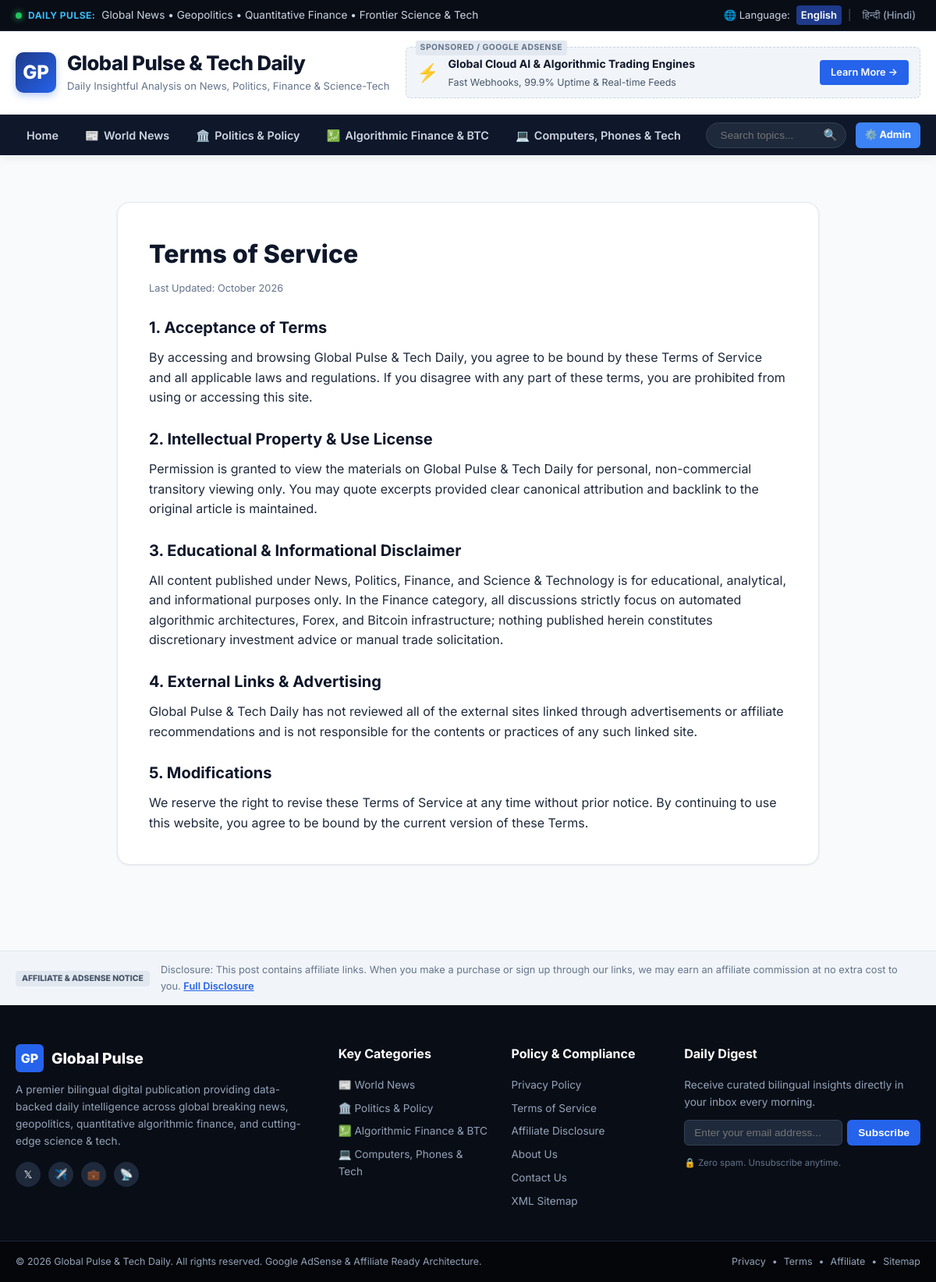
Screenshot of /terms with the database file from the repository.
### tables this page shows
CREATE TABLE settings (
            key TEXT PRIMARY KEY,
            value TEXT
        );

### app.py (the view)
@app.route('/terms')
def terms():
    return render_template('pages/terms.html')

### app.py (called while the page is built)
@app.context_processor
def inject_globals():
    lang = request.args.get('lang') or request.cookies.get('site_lang', 'en')
    settings = get_settings()
    return dict(
        lang=lang,
        settings=settings,
        categories=CATEGORY_META,
        current_year=datetime.now().year
    )

### database.py (called while the page is built)
def get_db():
    conn = sqlite3.connect(DB_PATH)
    conn.row_factory = sqlite3.Row
    return conn

def get_settings():
    conn = get_db()
    cursor = conn.cursor()
    cursor.execute("SELECT key, value FROM settings")
    rows = cursor.fetchall()
    conn.close()
    return {row['key']: row['value'] for row in rows}

### templates/pages/terms.html (shortened to what this page needs)
{% extends "base.html" %}
{% block content %}
<div class="container static-page-container">
    <div class="static-content-card">
        <h1>Terms of Service</h1>
        <p class="last-updated">Last Updated: October 2026</p>
        <h2>1. Acceptance of Terms</h2>
        <p>By accessing and browsing {{ settings.site_title_en }}, you agree to be bound by these Terms of Service and all applicable laws and regulations. If you disagree with any part of these terms, you are prohibited from using or accessing this site.</p>
        <h2>2. Intellectual Property & Use License</h2>
        <p>Permission is granted to view the materials on {{ settings.site_title_en }} for personal, non-commercial transitory viewing only. You may quote excerpts provided clear canonical attribution and backlink to the original article is maintained.</p>
        <h2>3. Educational & Informational Disclaimer</h2>
        <p>All content published under News, Politics, Finance, and Science & Technology is for educational, analytical, and informational purposes only. In the Finance category, all discussions strictly focus on automated algorithmic architectures, Forex, and Bitcoin infrastructure; nothing published herein constitutes discretionary investment advice or manual trade solicitation.</p>
        <h2>4. External Links & Advertising</h2>
        <p>{{ settings.site_title_en }} has not reviewed all of the external sites linked through advertisements or affiliate recommendations and is not responsible for the contents or practices of any such linked site.</p>
        <h2>5. Modifications</h2>
        <p>We reserve the right to revise these Terms of Service at any time without prior notice. By continuing to use this website, you agree to be bound by the current version of these Terms.</p>
    </div>
</div>
{% endblock %}

### templates/base.html (shortened to what this page needs)
<!DOCTYPE html>
<html lang="{{ lang }}">
<head>
    <link rel="stylesheet" href="{{ url_for('static', filename='css/style.css') }}">
</head>
<body class="lang-{{ lang }}">
    <header class="top-ticker-bar">
        <div class="container top-bar-inner">
            <div class="ticker-left">
                <span class="live-pulse-dot"></span>
                <span class="ticker-label">
                    {% if lang == 'hi' %}दैनिक अपडेट्स:{% else %}Daily Pulse:{% endif %}
                </span>
                <span class="ticker-text">
                    {% if lang == 'hi' %}
                    समाचार • राजनीति • वित्तीय ऑटोमेशन • विज्ञान एवं प्रौद्योगिकी की ताज़ा ख़बरें
                    {% else %}
                    Global News • Geopolitics • Quantitative Finance • Frontier Science & Tech
                    {% endif %}
                </span>
            </div>
            <div class="ticker-right">
                <div class="lang-selector-group">
                    <span class="lang-lbl">🌐 Language:</span>
                    <a href="{{ url_for('set_language', lang_code='en') }}" class="lang-btn {% if lang == 'en' %}active{% endif %}">English</a>
                    <span class="lang-divider">|</span>
                    <a href="{{ url_for('set_language', lang_code='hi') }}" class="lang-btn {% if lang == 'hi' %}active{% endif %}">हिन्दी (Hindi)</a>
                </div>
            </div>
        </div>
    </header>
    <div class="header-main-area">
        <div class="container header-layout">
            <div class="site-branding">
                <a href="{{ url_for('home') }}" class="logo-link">
                    <div class="logo-badge">GP</div>
                    <div class="logo-text">
                        <h1 class="site-title">
                            {% if lang == 'hi' %}{{ settings.site_title_hi }}{% else %}{{ settings.site_title_en }}{% endif %}
                        </h1>
                        <p class="site-tagline">
                            {% if lang == 'hi' %}{{ settings.site_tagline_hi }}{% else %}{{ settings.site_tagline_en }}{% endif %}
                        </p>
                    </div>
                </a>
            </div>
            <div class="header-ad-slot">
                {% if settings.ads_enabled == '1' %}
                <div class="ad-banner-box leaderboard-banner">
                    <span class="ad-sponsored-tag">SPONSORED / GOOGLE ADSENSE</span>
                    <div class="ad-content-mock">
                        <div class="ad-mock-icon">⚡</div>
                        <div class="ad-mock-text">
                            <strong>Global Cloud AI & Algorithmic Trading Engines</strong>
                            <p>Fast Webhooks, 99.9% Uptime & Real-time Feeds</p>
                        </div>
                        <a href="{{ settings.default_affiliate_cta }}" target="_blank" rel="nofollow sponsored" class="ad-cta-btn">Learn More &rarr;</a>
                    </div>
                </div>
                {% endif %}
            </div>
        </div>
    </div>
    <nav class="main-navbar">
        <div class="container nav-container">
            <ul class="nav-links">
                <li><a href="{{ url_for('home') }}" class="nav-item {% if request.endpoint == 'home' %}active{% endif %}">
                    {% if lang == 'hi' %}होम{% else %}Home{% endif %}
                </a></li>
                {% for slug, cat in categories.items() %}
                <li>
                    <a href="{{ url_for('category_view', cat_slug=slug) }}" class="nav-item {% if cat_slug == slug %}active{% endif %}">
                        <span class="cat-icon">{{ cat.icon }}</span>
                        {% if lang == 'hi' %}{{ cat.name_hi }}{% else %}{{ cat.name_en }}{% endif %}
                    </a>
                </li>
                {% endfor %}
            </ul>
            <div class="nav-right-actions">
                <form action="{{ url_for('search') }}" method="GET" class="search-form">
                    <input type="text" name="q" placeholder="{% if lang == 'hi' %}खोजें...{% else %}Search topics...{% endif %}" value="{{ query|default('') }}" required>
                    <button type="submit" aria-label="Search">🔍</button>
                </form>
                <a href="{{ url_for('admin') }}" class="admin-quick-btn" title="Admin Portal & 1-Click Post Generator">⚙️ Admin</a>
            </div>
        </div>
    </nav>
    <main class="site-main">
        {% block content %}{% endblock %}
    </main>
    <aside class="affiliate-disclosure-strip">
        <div class="container disclosure-box">
            <span class="disclosure-badge">AFFILIATE & ADSENSE NOTICE</span>
            <p>
                {% if lang == 'hi' %}
                {{ settings.affiliate_disclosure_hi }}
                {% else %}
                {{ settings.affiliate_disclosure_en }}
                {% endif %}
                <a href="{{ url_for('affiliate_disclosure') }}" class="read-more-link">
                    {% if lang == 'hi' %}विस्तार से पढ़ें{% else %}Full Disclosure{% endif %}
                </a>
            </p>
        </div>
    </aside>
    <footer class="site-footer">
        <div class="container footer-grid">
            <div class="footer-col about-col">
                <div class="footer-logo">
                    <span class="footer-logo-badge">GP</span>
                    <span class="footer-logo-text">Global Pulse</span>
                </div>
                <p class="footer-desc">
                    {% if lang == 'hi' %}
                    एक अग्रणी द्विभाषी डिजिटल प्रकाशन जो समाचार, वैश्विक राजनीति, क्वांटिटेटिव वित्त और आधुनिक विज्ञान-प्रौद्योगिकी पर तथ्य-आधारित दैनिक विश्लेषण प्रदान करता है।
                    {% else %}
                    A premier bilingual digital publication providing data-backed daily intelligence across global breaking news, geopolitics, quantitative algorithmic finance, and cutting-edge science & tech.
                    {% endif %}
                </p>
                <div class="footer-socials">
                    <a href="#" class="social-icon" aria-label="Twitter">𝕏</a>
                    <a href="#" class="social-icon" aria-label="Telegram">✈️</a>
                    <a href="#" class="social-icon" aria-label="LinkedIn">💼</a>
                    <a href="{{ url_for('feed') }}" class="social-icon" aria-label="RSS Feed" title="RSS Feed">📡</a>
                </div>
            </div>
            <div class="footer-col">
                <h4 class="footer-heading">{% if lang == 'hi' %}प्रमुख श्रेणियां{% else %}Key Categories{% endif %}</h4>
                <ul class="footer-list">
                    {% for slug, cat in categories.items() %}
                    <li>
                        <a href="{{ url_for('category_view', cat_slug=slug) }}">
                            {{ cat.icon }} {% if lang == 'hi' %}{{ cat.name_hi }}{% else %}{{ cat.name_en }}{% endif %}
                        </a>
                    </li>
                    {% endfor %}
                </ul>
            </div>
            <div class="footer-col">
                <h4 class="footer-heading">{% if lang == 'hi' %}नीति एवं अनुपालन{% else %}Policy & Compliance{% endif %}</h4>
                <ul class="footer-list">
                    <li><a href="{{ url_for('privacy_policy') }}">{% if lang == 'hi' %}गोपनीयता नीति (Privacy Policy){% else %}Privacy Policy{% endif %}</a></li>
                    <li><a href="{{ url_for('terms') }}">{% if lang == 'hi' %}नियम और शर्तें (Terms of Service){% else %}Terms of Service{% endif %}</a></li>
                    <li><a href="{{ url_for('affiliate_disclosure') }}">{% if lang == 'hi' %}एफिलिएट प्रकटीकरण (Affiliate Disclosure){% else %}Affiliate Disclosure{% endif %}</a></li>
                    <li><a href="{{ url_for('about') }}">{% if lang == 'hi' %}हमारे बारे में (About Us){% else %}About Us{% endif %}</a></li>
                    <li><a href="{{ url_for('contact') }}">{% if lang == 'hi' %}संपर्क करें (Contact Us){% else %}Contact Us{% endif %}</a></li>
                    <li><a href="{{ url_for('sitemap') }}">XML Sitemap</a></li>
                </ul>
            </div>
            <div class="footer-col newsletter-col">
                <h4 class="footer-heading">{% if lang == 'hi' %}दैनिक न्यूज़लेटर{% else %}Daily Digest{% endif %}</h4>
                <p class="newsletter-sub">
                    {% if lang == 'hi' %}
                    हर सुबह शीर्ष समाचार और विश्लेषण अपने इनबॉक्स में प्राप्त करें।
                    {% else %}
                    Receive curated bilingual insights directly in your inbox every morning.
                    {% endif %}
                </p>
                <form class="newsletter-form" onsubmit="event.preventDefault(); alert('Thank you for subscribing to daily alerts!');">
                    <input type="email" placeholder="{% if lang == 'hi' %}अपना ईमेल दर्ज करें...{% else %}Enter your email address...{% endif %}" required>
                    <button type="submit">{% if lang == 'hi' %}सब्सक्राइब{% else %}Subscribe{% endif %}</button>
                </form>
                <span class="spam-free-note">🔒 Zero spam. Unsubscribe anytime.</span>
            </div>
        </div>
        <div class="footer-bottom">
            <div class="container footer-bottom-inner">
                <p>&copy; {{ current_year }} Global Pulse & Tech Daily. All rights reserved. Google AdSense & Affiliate Ready Architecture.</p>
                <div class="footer-bottom-links">
                    <a href="{{ url_for('privacy_policy') }}">Privacy</a>
                    <span>•</span>
                    <a href="{{ url_for('terms') }}">Terms</a>
                    <span>•</span>
                    <a href="{{ url_for('affiliate_disclosure') }}">Affiliate</a>
                    <span>•</span>
                    <a href="{{ url_for('sitemap') }}">Sitemap</a>
                </div>
            </div>
        </div>
    </footer>
</body>
</html>

### rows the page displays
settings: site_title_en "Global Pulse & Tech Daily"
settings: site_tagline_en "Daily Insightful Analysis on News, Politics, Finance & Science-Tech"
settings: affiliate_disclosure_en "Disclosure: This post contains affiliate links. When you make a purchase or sign up through our links, we may earn an affiliate commission at no extra cost to you."

### other values shown
{{ cat.icon }} "📰" "🏛️" "💹" "💻"
{{ cat.name_en }} "World News" "Politics & Policy" "Algorithmic Finance & BTC" "Computers, Phones & Tech"
